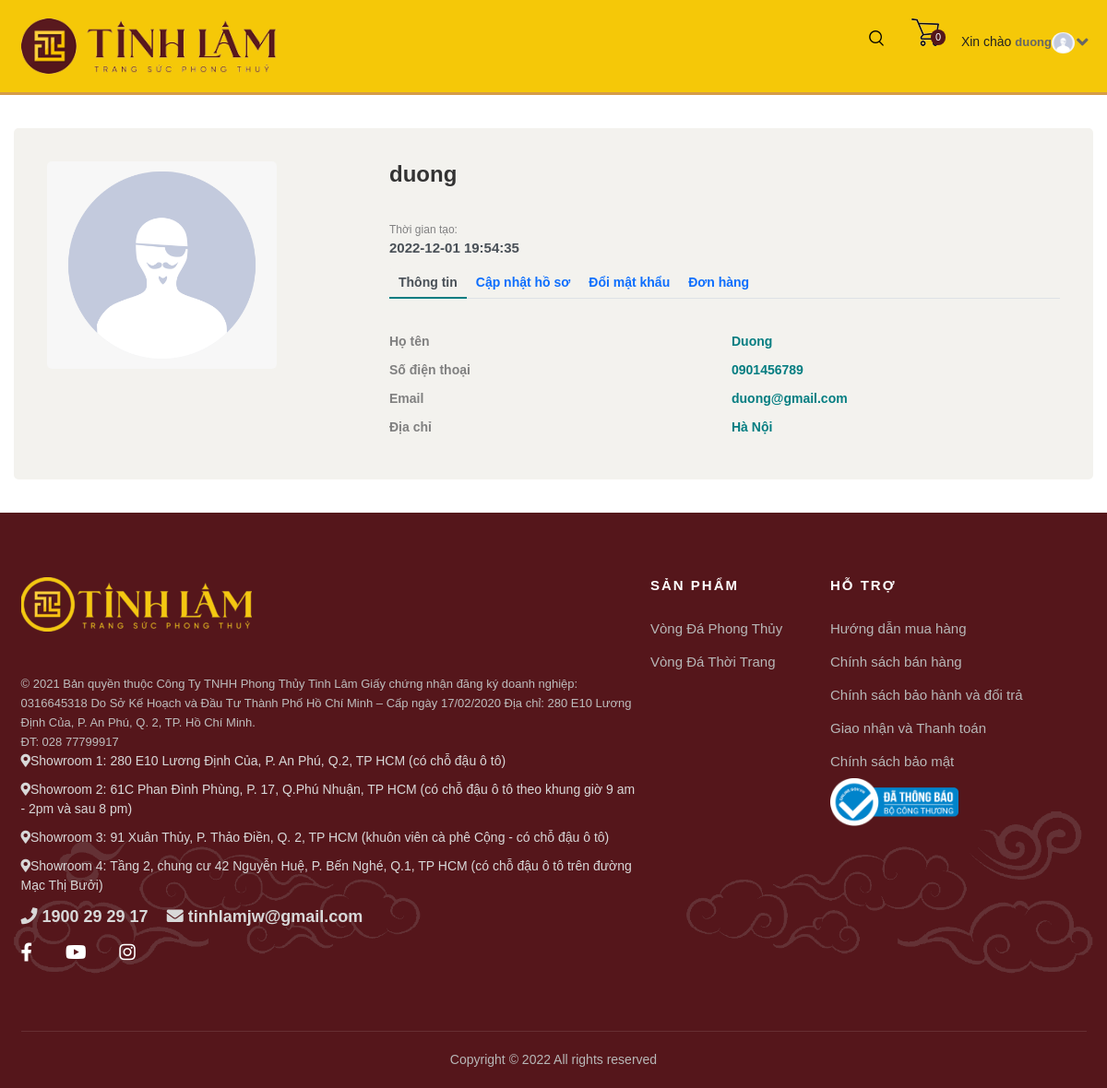
The app's page /user/profile.php (signed in) with its own data.
### tables this page shows
CREATE TABLE `showrooms` (
  `address` varchar(255) NOT NULL
);

CREATE TABLE `contacts` (
  `id` int(11) NOT NULL,
  `email` varchar(255) NOT NULL,
  `phone` varchar(255) NOT NULL
);

### user/profile.php (the view, shortened to what this page needs)
<!DOCTYPE html>
<html lang="vi">
<head>
  <link href="https://cdn.jsdelivr.net/npm/bootstrap@5.0.0-beta3/dist/css/bootstrap.min.css" rel="stylesheet"
 />
  <link rel="stylesheet" href="https://cdnjs.cloudflare.com/ajax/libs/font-awesome/5.12.0/css/all.min.css" />
  <link rel="stylesheet" href="./CSS/owl.carousel.css" />
  <link rel="stylesheet" href="./CSS/owl.theme.default.css" />
  <link rel="stylesheet" href="./css/index.css" />
</head>
<body>
  <?php
    require_once "./component/navbar.php";
  ?>
<div class="container emp-profile">
            <div class="row">
                <div class="col-md-4">
                    <div class="profile-img preview">
                        <img id="img" src="../uploads/<?php echo $_SESSION['imgUrl'] ?>" alt="" />
                    </div>
                </div>
                <div class="col-md-8">
                    <div class="profile-head">
                        <h5>
                            <?php echo $_SESSION['username'] ?>
                        </h5>
                        <p class="proile-rating">Thời gian tạo: <br><span>
                            <?php echo $_SESSION['createtime'] ?>
                        </span></p>
                        <ul class="nav nav-tabs" id="myTab" role="tablist">
                        <li class="nav-item" role="presentation">
    <button class="nav-link <?php
                            if(!isset($_SESSION['isUpdateProfile']) && !isset($_SESSION['isChangePassword'])) {
                                echo 'active';
                            };
                        ?>" id="home-tab" data-bs-toggle="tab" data-bs-target="#home" type="button" role="tab" aria-controls="home" aria-selected="true">Thông tin</button>
  </li>
  <li class="nav-item" role="presentation">
    <button class="nav-link <?php
                            if(isset($_SESSION['isUpdateProfile'])) {
                                echo 'active';
                            };
                        ?>" id="update-tab" data-bs-toggle="tab" data-bs-target="#update" type="button" role="tab" aria-controls="update" aria-selected="false">Cập nhật hồ sơ</button>
  </li>
  <li class="nav-item" role="presentation">
    <button class="nav-link <?php
                            if(isset($_SESSION['isChangePassword'])) {
                                echo 'show active';
                            };
                        ?>" id="password-tab" data-bs-toggle="tab" data-bs-target="#password" type="button" role="tab" aria-controls="password" aria-selected="false">Đổi mật khẩu</button>
  </li>
  <li class="nav-item" role="presentation">
    <button class="nav-link" id="order-tab" data-bs-toggle="tab" data-bs-target="#order" type="button" role="tab" aria-controls="order" aria-selected="false">Đơn hàng</button>
  </li>
</ul>
                    </div>
                    <div class="tab-content profile-tab" id="myTabContent">
                        <div class="tab-pane fade <?php
                            if(!isset($_SESSION['isUpdateProfile']) && !isset($_SESSION['isChangePassword'])) {
                                echo 'show active';
                            };
                        ?>" id="home" role="tabpanel" aria-labelledby="home-tab">
                            <div class="row">
                                <div class="col-md-6">
                                    <label>Họ tên</label>
                                </div>
                                <div class="col-md-6">
                                    <p>
                                        <?php echo $_SESSION['fullname'] ?>
                                    </p>
                                </div>
                            </div>
                            <div class="row">
                                <div class="col-md-6">
                                    <label>Số điện thoại</label>
                                </div>
                                <div class="col-md-6">
                                    <p>
                                    <?php echo $_SESSION['phone'] ?>
                                    </p>
                                </div>
                            </div>
                            <div class="row">
                                <div class="col-md-6">
                                    <label>Email</label>
                                </div>
                                <div class="col-md-6">
                                    <p>
                                    <?php echo $_SESSION['email'] ?>
                                    </p>
                                </div>
                            </div>
                            <div class="row">
                                <div class="col-md-6">
                                    <label>Địa chỉ</label>
                                </div>
                                <div class="col-md-6">
                                    <p>
                                    <?php echo $_SESSION['address'] ?>
                                    </p>
                                </div>
                            </div>
                        </div>
                            <?php
                                require_once "../controller/database.php";
                                    ?>
                    </div>
                </div>
            </div>
        </div>
    <?php
    require_once "./component/footer.php";
  ?>
    </body>
</html>

### user/component/footer.php (shortened to what this page needs)
<div class="footer">
    <div class="container">
      <div class="row">
        <div class="col-lg-7 col-md-6 col-12">
          <div class="about-us">
            <div class="logo">
              <a href="index.html">
                <img src="./img/footer-logo.png" alt="logo">
              </a>
            </div>
            <span style="color: #bdbdbd; line-height: 14px; font-size: 13px;">©&nbsp;2021 Bản quyền thuộc Công Ty TNHH Phong Thủy Tinh Lâm
              Giấy chứng nhận đăng ký doanh nghiệp: 0316645318
              Do Sở Kế Hoạch và Đầu Tư Thành Phố Hồ Chí Minh – Cấp ngày 17/02/2020
              Địa chỉ: 280 E10 Lương Định Của, P. An Phú, Q. 2, TP. Hồ Chí Minh.<br>
              ĐT: 028 77799917<br>
            </span>
            <?php
              require_once "../controller/database.php";
              $query = "SELECT * FROM showrooms";
              $result = mysqli_query($conn, $query) or die('Error, query failed');
              $count =1;
              while ($row = mysqli_fetch_assoc($result)) {
                echo "<p><i class='fa fa-map-marker-alt'></i>Showroom ".$count.": ". $row['address'] . "</p>";
                $count++;
              }
              $query = "SELECT * FROM contacts";
              $result = mysqli_query($conn, $query) or die('Error, query failed');
              while ($row = mysqli_fetch_assoc($result)) {
                echo "<p class='contact'><i class='fa fa-phone'></i> ".
                $row['phone']
                . "<i class='fa fa-envelope'></i> " . $row['email'] ."</p>";
              }
            ?>
            <div class="social__redirect">
              <a target="_blank" class="facebook" href="#"><i
                class="fab fa-facebook-f"></i></a>
            <a target="_blank" class="youtube" href="#"><i
                class="fab fa-youtube"></i></a>
            <a target="_blank" class="instagram" href="#"><i
                class="fab fa-instagram"></i></a>
            </div>
          </div>
        </div>
        <div class="col-lg-2 col-md-3 col-sm-6">
          <div class="categories">
            <h6>Sản phẩm</h6>
            <ul>
              <li><a href="#">Vòng Đá Phong Thủy</a></li>
              <li><a href="#">Vòng Đá Thời Trang</a></li>
            </ul>
          </div>
        </div>
        <div class="col-lg-3 col-md-3 col-sm-6">
          <div class="categories">
            <h6>Hỗ trợ</h6>
            <ul>
              <li><a href="#">Hướng dẫn mua hàng</a></li>
              <li><a href="#">Chính sách bán hàng</a></li>
              <li><a href="#">Chính sách bảo hành và đổi trả</a></li>
              <li><a href="#">Giao nhận và Thanh toán</a></li>
              <li><a href="#">Chính sách bảo mật</a></li>
            </ul>
            <img src="./img/logoNoti.png" alt="" width = 50% height = 50%/>
          </div>
        </div>
      </div>
      <div class="footer__copyright__text">
        <p>Copyright © 2022
          All rights reserved
        </p>
      </div>
    </div>
  </div>

### user/css/index.css (style rules this page uses)
* { margin: 0; padding: 0; }
html, body { padding: 0 !important; overflow-x: hidden; font-family: 'Nunito Sans', sans-serif; font-size: 15px; font-weight: normal; color: #222; }
@media only screen and (min-width: 768px) { .container { max-width: 720px; } }
@media only screen and (min-width: 992px) { .container { max-width: 960px; } }
@media only screen and (min-width: 1200px) { .container { max-width: 1170px; } }
.footer { padding-top: 70px; position: relative; }
.footer::before { content: " "; display: block; width: 100%; height: 300px; bottom: 0; left: 0; background-image: url("../../img/white-cloud-bg.png"); background-size: 100%; background-repeat: no-repeat; position: absolute; opacity: 0.2; z-index: -1; }
.footer::after { content: " "; display: block; width: 100%; height: 100%; top: 0; left: 0; background: #55161b; position: absolute; z-index: -2; }
.footer .about-us { margin-bottom: 30px; }
.footer .about-us .logo { margin-bottom: 30px; max-width: 250px; }
.footer .about-us .logo a { display: inline-block; margin-bottom: 10px; }
.footer .about-us .logo a img { max-width: 100%; }
.footer .about-us p { color: #d8d8d8; margin-bottom: 10px; }
.footer .about-us .contact { font-size: 18px; font-weight: 600; }
.footer .about-us .contact .fa-envelope { margin-left: 20px; }
.footer .about-us .social__redirect { position: relative; margin: 10px 0; text-align: left; }
.footer .about-us .social__redirect a { font-size: 20px; color: #fff; display: inline-block; margin-right: 32px; -webkit-transition: all 0.2s ease; transition: all 0.2s ease; }
.footer .about-us .social__redirect a:last-child { margin-right: 0; }
.footer .categories { margin-bottom: 30px; }
.footer .categories h6 { color: #fff; font-size: 15px; font-weight: 600; text-transform: uppercase; letter-spacing: 2px; margin-bottom: 20px; }
.footer .categories ul { padding: 0; margin: 0; }
.footer .categories ul li { line-height: 36px; list-style: none; }
.footer .categories ul li a { text-decoration: none; color: #b7b7b7; font-size: 15px; }
.footer .footer__copyright__text { text-align: center; border-top: 1px solid rgba(255, 255, 255, 0.1); padding: 20px 0; margin-top: 40px; }
.footer .footer__copyright__text p { color: #b7b7b7; margin-bottom: 0; }
:root { --primary: #08aeea; --secondary: #13d2b8; --purple: #bd93f9; --pink: #ff6bcb; --blue: #8be9fd; --gray: #333; --font: "Poppins", sans-serif; --gradient: linear-gradient(40deg, #ff6ec4, #7873f5); --shadow: 0 0 15px 0 rgba(0, 0, 0, 0.05); }
*, *:before, *:after { box-sizing: border-box; }
html { font-size: 62.5%; }
body { font-family: var(--font); font-size: 1.4rem; overflow-x: hidden; font-weight: 300; position: relative; }
img { display: block; max-width: 100%; }
a { text-decoration: none; }
input, button, textarea, select { font-family: var(--font); font-size: 1.4rem; font-weight: 300; outline: none; border: 0; margin: 0; padding: 0; border-radius: 0; }
button { cursor: pointer; }
:root { --primary-blue: #047d81; --secondary-blue: #024143; --dark-secondary-blue: #022120; --secondary-black: #3a4042; --white-card: #dfdfdf; }
* { color: white (--secondary-black); }
body { position: relative; }
.emp-profile { padding: 3%; margin-top: 3%; margin-bottom: 3%; border-radius: 0.5rem; background: #f3f2ee; }
.profile-img { text-align: left; }
.profile-img img { width: 70%; height: 100%; border-radius: 5px; }
.profile-head h5 { color: #333; font-size: 24px; font-weight: bold; }
.proile-rating { font-size: 12px; color: #818182; margin-top: 5%; }
.proile-rating span { color: #495057; font-size: 15px; font-weight: 600; }
.profile-head .nav-tabs { margin-bottom: 5%; }
.profile-head .nav-tabs .nav-link { font-weight: 600; border: none; }
.profile-head .nav-tabs .nav-link.active { border: none; border-bottom: 2px solid var(--primary-blue); background: #f3f2ee; }
.profile-tab label { color: grey; font-weight: 600; }
.profile-tab p { font-weight: 600; color: var(--primary-blue); }

### records on screen
showrooms: address "280 E10 Lương Định Của, P. An Phú, Q.2, TP HCM (có chỗ đậu ô tô)"
showrooms: address "61C Phan Đình Phùng, P. 17, Q.Phú Nhuận, TP HCM (có chỗ đậu ô tô theo khung giờ 9 am - 2pm và sau 8 pm)"
showrooms: address "91 Xuân Thủy, P. Thảo Điền, Q. 2, TP HCM (khuôn viên cà phê Cộng - có chỗ đậu ô tô)"
showrooms: address "Tầng 2, chung cư 42 Nguyễn Huệ, P. Bến Nghé, Q.1, TP HCM (có chỗ đậu ô tô trên đường Mạc Thị Bưởi)"
contacts: phone "1900 29 29 17", email "tinhlamjw@gmail.com"

### other values on screen
$_SESSION["totalquantity"] "0"
$_SESSION['username'] "duong"
$_SESSION['createtime'] "2022-12-01 19:54:35"
$_SESSION['fullname'] "Duong"
$_SESSION['phone'] "0901456789"
$_SESSION['email'] "duong@gmail.com"
$_SESSION['address'] "Hà Nội"
